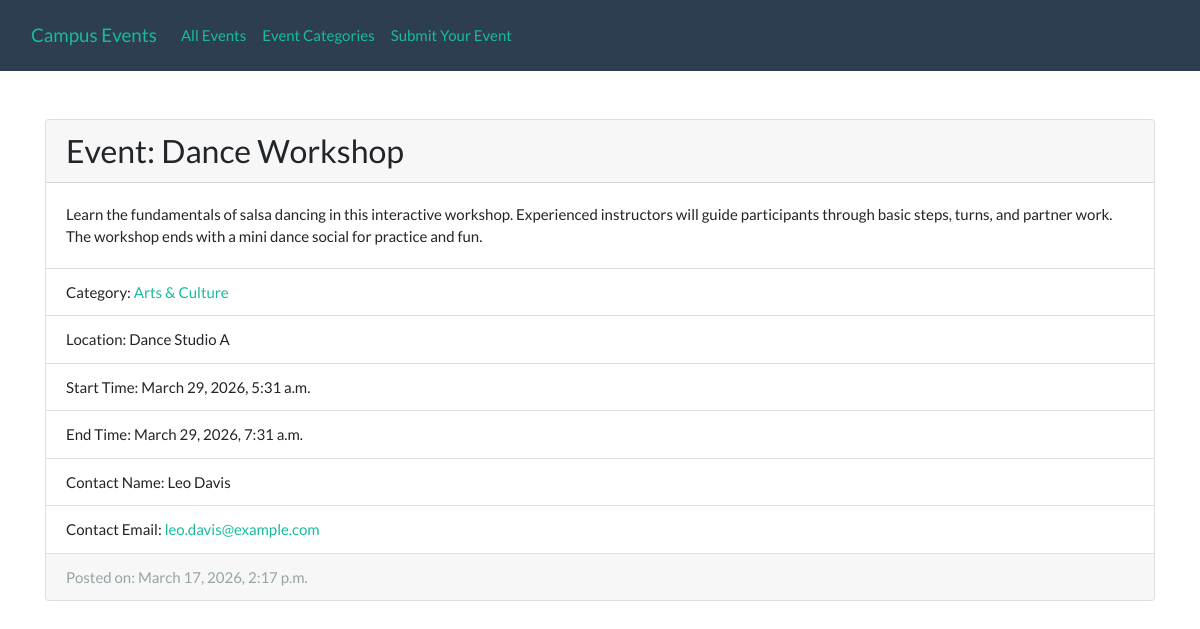
The app's page /events/16/ with its own data.
### events_app/models.py (models this page shows, shortened)
class Event(models.Model):
    title = models.CharField(max_length=255)
    description = models.TextField()
    location = models.CharField(max_length=255)
    start_datetime = models.DateTimeField()
    end_datetime = models.DateTimeField()
    category = models.ForeignKey(Category, on_delete=models.CASCADE)
    contact_name = models.CharField(max_length=100)
    contact_email = models.EmailField(validators=[EmailValidator()])
    created_at = models.DateTimeField(auto_now_add=True)
    is_approved = models.BooleanField(default=False)
    approved_at = models.DateTimeField(blank=True, null=True)

class Category(models.Model):
    name = models.CharField(max_length=100, unique=True)
    description = models.TextField(blank=True, null=True)

### events_app/views.py (the view)
# urls.py: path('events/<int:event_id>/', views.event_detail, name='event_detail'),
def event_detail(request, event_id):
    event = get_object_or_404(Event, id=event_id, is_approved=True)
    return render(request, 'event_detail.html', {'event': event})

### events_app/templates/event_detail.html
{% extends 'base.html' %}
{% block content %}
<div class="card mb-3">
    <h3 class="card-header">Event: {{ event.title }}</h3>
    <div class="card-body">
        <p class="card-text">{{ event.description }}</p>
    </div>
     <ul class="list-group list-group-flush">
         <li class="list-group-item">Category: <a href="{% url 'category_events' category_id=event.category.id %}">{{ event.category.name }}</a></li>
         <li class="list-group-item">Location: {{ event.location }}</li>
         <li class="list-group-item">Start Time: {{ event.start_datetime }}</li>
         <li class="list-group-item">End Time: {{ event.end_datetime }}</li>
         <li class="list-group-item">Contact Name: {{ event.contact_name }}</li>
         <li class="list-group-item">Contact Email: <a href="mailto:{{ event.contact_email }}">{{ event.contact_email }}</a></li>
    </ul>
    <div class="card-footer text-muted">Posted on: {{ event.approved_at }}</div>
</div>
{% endblock %}

### records on screen
Event: title "Dance Workshop", description "Learn the fundamentals of salsa dancing in this interactive workshop. Experienced instructors will guide participants through basic steps, turns, and partner work. The workshop ends with a mini dance social for practice and fun.", category.name "Arts & Culture", location "Dance Studio A", start_datetime "March 29, 2026, 5:31 a.m.", end_datetime "March 29, 2026, 7:31 a.m.", contact_name "Leo Davis", contact_email "leo.davis@example.com", approved_at "March 17, 2026, 2:17 p.m."
